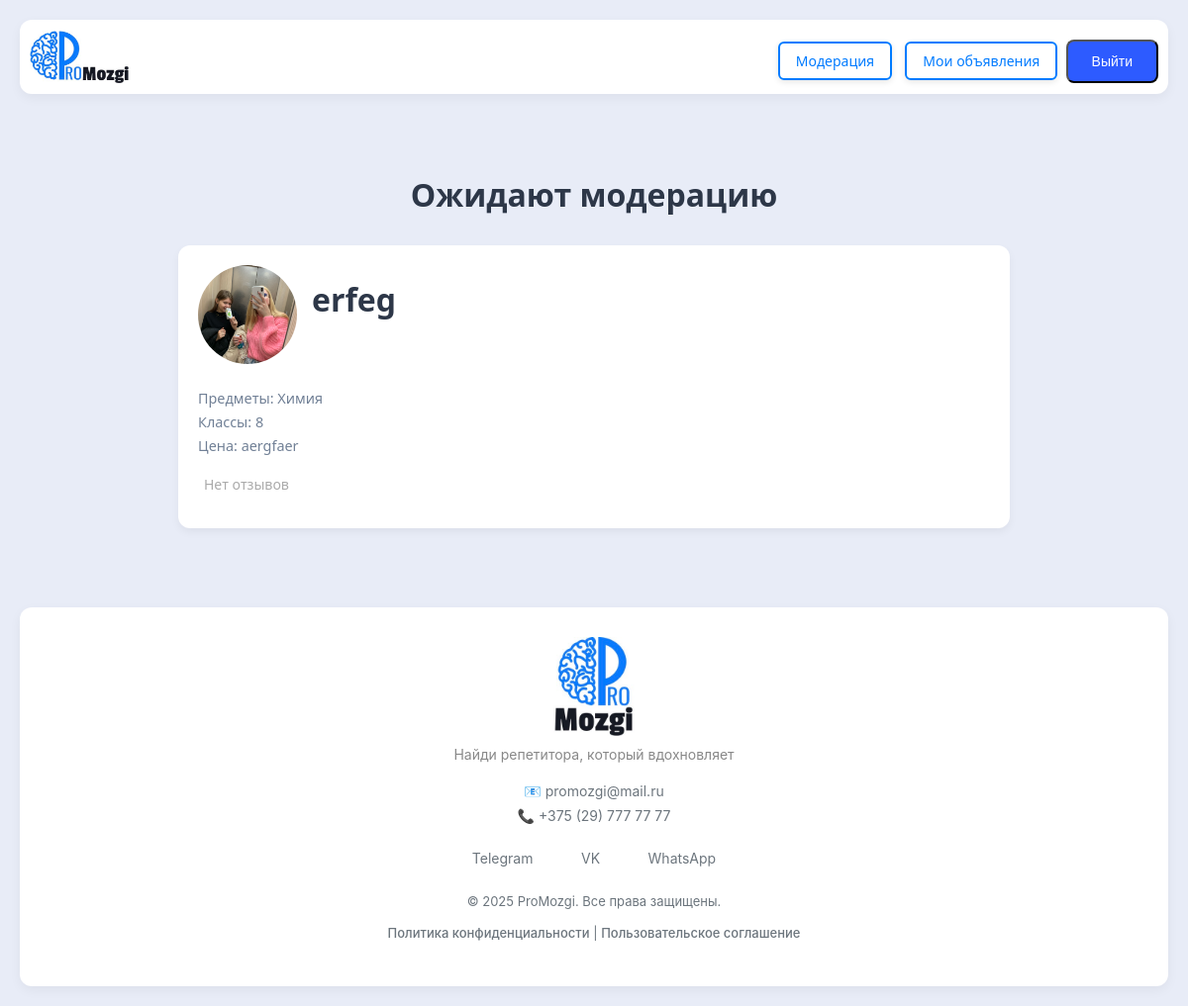
Screenshot of /moderation/ (signed in) with the database file from the repository.
### myapp/models.py (models this page shows, shortened)
class Teacher(models.Model):
	user = models.ForeignKey(User, on_delete=models.CASCADE, verbose_name="Пользователь", related_name="teachers")
	photo = models.ImageField(upload_to='teachers_photos/', blank=True, null=True, verbose_name="Фото")
	fio = models.CharField("ФИО", max_length=50)
	description = models.TextField("Onиcaниe", null=True, blank=True)
	price = models.TextField("Цена", null=True, blank=True)
	subjects = models.ManyToManyField(Subjects, verbose_name="Учебный предмет")
	klass = models.ManyToManyField(Klass, verbose_name= "Класс")
	phone = models.CharField("Телефон", max_length=20, blank=True, null=True)
	STATUS_CHOICES = [
        ('active', 'Активное'),
        ('hidden', 'Скрытое'),
        ('moderation', 'На модерации'),
		('rejected', 'Отклонённые'),
    ]
	status = models.CharField(max_length=20, choices=STATUS_CHOICES, default='moderation')
	def average_rating(self):
		reviews = self.reviews.all()  # предполагается, что related_name='reviews'
		if not reviews:
			return 0
		avg = sum(review.rating for review in reviews) / len(reviews)
		return round(avg, 1)
	class Meta:
		verbose_name_plural = "Учителя"
		verbose_name = "Учитель"
	@property
	def subjects_list(self):
		return ", ".join(map(str, self.subjects.all()))
	@property
	def klass_list(self):
		return ", ".join(map(str, self.klass.all()))

class Subjects(models.Model):
	name = models.CharField("Учебный предмет", max_length = 50)
	def __str__(self):
		return f"{self.name}"
	class Meta:
		verbose_name_plural = "Учебные предметы"
		verbose_name = "Учебный предмет"

class Klass(models.Model):
	name = models.CharField("Класс", max_length = 2)
	def __str__(self):
		return f"{self.name}"
	class Meta:
		verbose_name_plural = "Классы"
		verbose_name = "Класс"

### myapp/views.py (the view)
# urls.py: path('moderation/', views.ModerationView.as_view(), name='moderation'),
class ModerationView(LoginRequiredMixin, UserPassesTestMixin, ListView):
    model = Teacher
    template_name = 'teachers/moderation.html'
    context_object_name = 'teachers'
    paginate_by = 15
    def get_queryset(self):
        return Teacher.objects.filter(status='moderation')
    def test_func(self):
        return self.request.user.groups.filter(name='Модераторы').exists()

### myapp/templatetags/user_tags.py (called while the page is built)
@register.filter
def in_group(user, group_name):
    return user.groups.filter(name=group_name).exists()

### myapp/templates/teachers/moderation.html (shortened to what this page needs)
{% load static %}
{% load pagination_tags %}
{% load user_tags %}
<!DOCTYPE html>
<html lang="en">
<head>
    <link rel="stylesheet" type="text/css" href="{% static 'myapp/style.css' %}">
    <link rel="stylesheet" href="{% static 'myapp/footer.css' %}">
    <link rel="stylesheet" href="{% static 'myapp/teacher_list.css' %}">
    <link rel="stylesheet" href="{% static 'myapp/header.css' %}">
    <link rel="stylesheet" href="{% static 'myapp/pagination.css' %}">
</head>
<body>
<header class="site-header">
    <div class="header-card">
        <a href="{% url 'teachers_list' %}" class="header-logo">
            <img src="{% static 'myapp/images/logo_header.png' %}" alt="ProMozgi" class="logo-img">
        </a>
        <div class="header-controls">
            {% if user.is_authenticated %}
                <div style="display: inline;">
                    {% if user|in_group:"Модераторы" %}
                        <a href="{% url 'moderation' %}" class="btn-outline">Модерация</a>
                    {% endif %}
                    <a href="{% url 'my_ads' %}" class="btn-outline">Мои объявления</a>
                    <form method="post" action="{% url 'logout' %}" style="display: inline;" id="logout-form">
                        <button type="submit" class="btn-v">Выйти</button>
                    </form>
                </div>
            {% else %}
                <div style="display: inline;">
                    <a href="{% url 'register' %}" class="btn-outline">Регистрация</a>
                    <a href="{% url 'login' %}?next={{ request.get_full_path|urlencode }}" class="btn-v">Войти</a>
                </div>
            {% endif %}
        </div>
    </div>
</header>
    <h1>Ожидают модерацию</h1>
        {% if page_obj %}
            {% for teacher in page_obj %}
                {% if teacher.status == 'moderation' %}
                    <a href="{% url 'teacher_details' teacher.id %}" class="teacher-card">
                    <div class="teacher-header">
                    {% if teacher.photo %}
                        <img src="{{ teacher.photo.url }}" alt="Фото {{ teacher.fio }}" class="avatar">
                    {% else %}
                        <div class="avatar-placeholder">{{ teacher.fio|first }}</div>
                    {% endif %}
                        <h1 class="teacher-name">{{ teacher.fio }}</h1>
                    </div>
                    <p class="subjects">Предметы: {{ teacher.subjects_list }}</p>
                    <p class="klass">Классы: {{ teacher.klass_list }}</p>
                    <p class="price">Цена: {{ teacher.price }}</p>
                    {% if teacher.average_rating > 0 %}
                        <div class="teacher-rating">
                            <span class="rating-value">{{ teacher.average_rating }}</span>
                            <span class="star">★</span>
                        </div>
                    {% else %}
                        <div class="teacher-rating">
                            <span class="rating-value">Нет отзывов</span>
                        </div>
                    {% endif %}
                    </a>
                {% endif %}
            {% endfor %}
        {% endif %}
      <footer class="site-footer">
        <div class="footer-card">
          <div class="footer-brand">
            <img src="{% static 'myapp/images/logo_footer.png' %}" alt="Логотип" class="footer-logo">
            <p>Найди репетитора, который вдохновляет</p>
          </div>
          <div class="footer-contacts">
            <p>📧 promozgi@mail.ru</p>
            <p>📞 +375 (29) 777 77 77</p>
          </div>
          <div class="footer-social">
            <a href="#" class="social-link">Telegram</a>
            <a href="#" class="social-link">VK</a>
            <a href="#" class="social-link">WhatsApp</a>
          </div>
          <div class="footer-legal">
            <p>© 2025 ProMozgi. Все права защищены.</p>
            <p>
              <a href="/privacy/">Политика конфиденциальности</a> |
              <a href="/terms/">Пользовательское соглашение</a>
            </p>
          </div>
        </div>
      </footer>
</body>
</html>

### myapp/static/myapp/style.css (style rules this page uses)
body { font-family: 'Segoe UI', Tahoma, Geneva, Verdana, sans-serif; background-color: #e8ecf7; color: #2D3748; margin: 0; padding: 20px; }
h1 { text-align: center; color: #2D3748; margin-bottom: 30px; }
.btn-v { display: inline-block; background-color: #2D5BFF; color: white; padding: 12px 24px; border-radius: 8px; text-decoration: none; font-size: 14px; font-weight: 500; transition: background-color 0.2s; margin-top: 10px; }
.btn-outline { display: inline-block; padding: 10px 16px; margin: 4px; font-size: 14px; font-weight: 500; color: #007bff; text-decoration: none; border: 2px solid #007bff; border-radius: 8px; background: none; cursor: pointer; transition: all 0.2s ease; box-shadow: 0 2px 6px rgba(0, 0, 0, 0.1); }
.avatar { width: 100px; height: 100px; border-radius: 50%; object-fit: cover; margin-right: 15px; }
.btn-outline { padding: 8px 16px; background: transparent; color: #007bff; border: 2px solid #007bff; border-radius: 6px; cursor: pointer; font-size: 14px; margin-left: 5px; }

### myapp/static/myapp/footer.css (style rules this page uses)
.footer-card { background: #fff; border-radius: 12px; box-shadow: 0 4px 12px rgba(0, 0, 0, 0.05); padding: 30px; max-width: auto; margin-top: 80px; text-align: center; font-family: -apple-system, BlinkMacSystemFont, "Segoe UI", Roboto, Helvetica, Arial, sans-serif; color: #6c757d; }
.footer-brand p { margin: 0 0 20px; font-size: 14px; color: #888; }
.footer-contacts p { margin: 8px 0; font-size: 14px; }
.footer-social { margin: 20px 0; }
.footer-social .social-link { display: inline-block; margin: 0 10px; color: #6c757d; text-decoration: none; font-size: 14px; padding: 6px 12px; border-radius: 20px; transition: all 0.2s; }
.footer-legal { margin-top: 20px; font-size: 13px; line-height: 1.5; }
.footer-legal a { color: #6c757d; text-decoration: none; font-weight: 500; }
.footer-logo { max-width: 100px; height: auto; display: block; margin: 0 auto 10px; }

### myapp/static/myapp/teacher_list.css (style rules this page uses)
.teacher-header { display: flex; align-items: center; margin-bottom: 25px; }
.teacher-card { display: block; margin: 0 auto; max-width: 800px; background: white; border-radius: 12px; box-shadow: 0 4px 8px rgba(0,0,0,0.05); padding: 20px; margin-bottom: 20px; transition: transform 0.2s ease, box-shadow 0.2s ease; text-decoration: none; color: inherit; }
.teacher-name { margin-top: 0; color: #2D3748; border-bottom: 2px solid transparent; transition: border-color 0.2s ease; display: inline-block; }
.subjects, .klass, .price { font-size: 0.9em; color: #718096; margin: 5px 0; }
.teacher-rating { display: flex; align-items: center; gap: 6px; font-size: 14px; color: #aaa; }
.teacher-rating .rating-value { color: #aaa; }

### myapp/static/myapp/header.css (style rules this page uses)
.header-card { background: #fff; border-radius: 12px; box-shadow: 0 4px 12px rgba(0, 0, 0, 0.05); padding: 10px; max-width: auto; margin-bottom: 80px; display: flex; justify-content: space-between; align-items: center; gap: 12px; }
.header-logo { display: flex; align-items: center; flex: 1; }
.logo-img { max-width: 100px; height: auto; display: block; }
.header-controls { display: flex; gap: 8px; align-items: center; }

### rows the page displays
Teacher: photo (picture), fio "erfeg", subjects_list "Химия", klass_list "8", price "aergfaer", shows "Нет отзывов"
